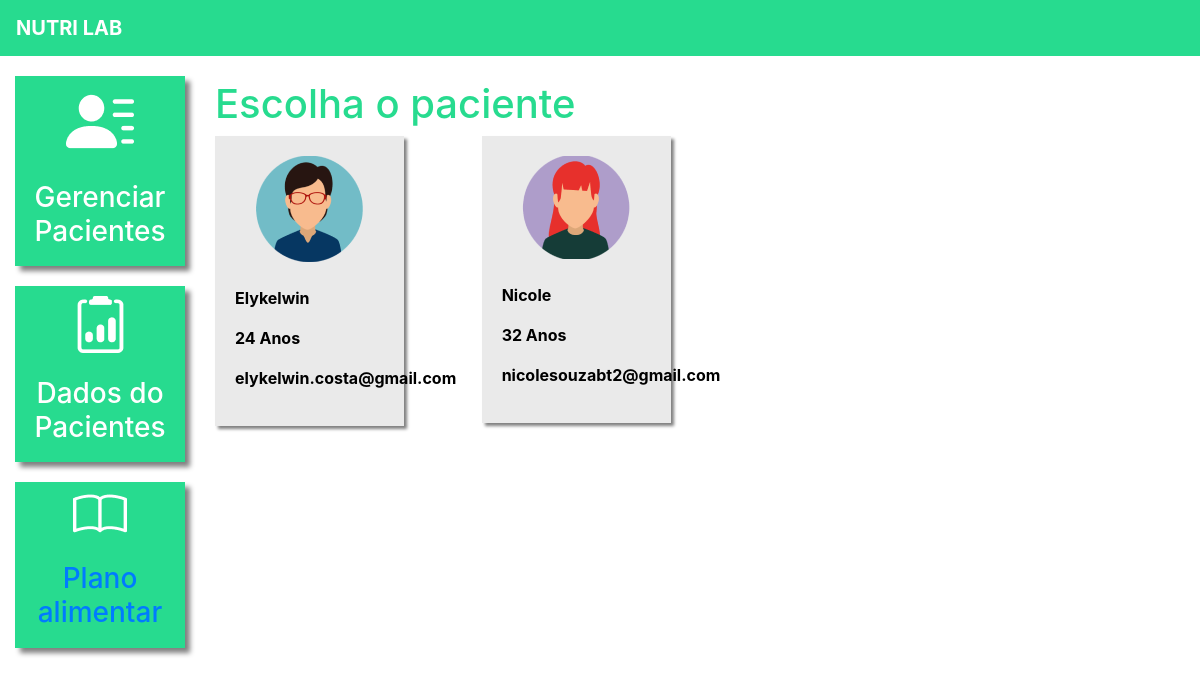
The page /plano_alimentar_listar/ (signed in) on the database its author committed.
### plataforma/models.py (models this page shows, shortened)
class Pacientes(models.Model):
    choices_sexo = (('F', 'Feminino'),
                    ('M', 'Maculino'))
    nome = models.CharField(max_length=50)
    sexo = models.CharField(max_length=1, choices=choices_sexo)
    idade = models.IntegerField()
    email = models.EmailField()
    telefone = models.CharField(max_length=19)
    nutri = models.ForeignKey(User, on_delete=models.CASCADE)

### plataforma/views.py (the view)
# urls.py: path('plano_alimentar_listar/', views.plano_alimentar_listar, name="plano_alimentar_listar"),
def plano_alimentar_listar(request):
    if request.method == "GET":
        pacientes = Pacientes.objects.filter(nutri=request.user)
        return render(request, 'plano_alimentar_listar.html', {'pacientes': pacientes})

### plataforma/templates/plano_alimentar_listar.html (shortened to what this page needs)
{% extends 'base_plataforma.html' %}
{% load static %}
{% block 'plataforma' %}
    <br>
	<h1 class="titulo">Escolha o paciente</h1>
    <div  class="row">
        {% for paciente in pacientes%}
            <div class="col-md-4">
                <a href="{% url 'plano_alimentar' paciente.id %}" class="link-hover">
                    <div class="card-paciente">
                        <div class="foto-perfil">
                            {% if paciente.sexo == "M"%}
                                <img src="{% static 'plataforma/img/perfil2.png' %}">
                            {% else %}
                                <img src="{% static 'plataforma/img/perfil1.png' %}">
                            {% endif %}
                        </div>
                        <br>
                        <p class="dados">{{paciente.nome}}</p>
                        <p class="dados">{{paciente.idade}} Anos</p>
                        <p class="dados">{{paciente.email}}</p>
                    </div>
                </a>
            </div>
        {% endfor %}
    </div>
{% endblock%}

### templates/static/plataforma/css/css.css (style rules this page uses)
.titulo { color: #27DB8F; }
.card-paciente { background-color: #EAEAEA; width: 80%; box-shadow: 3px 3px 3px gray; padding: 20px; color: black; }
.foto-perfil { text-align: center; }
.dados { font-weight: bold; }

### rows shown on the page
Pacientes: nome "Elykelwin", idade "24", email "elykelwin.costa@gmail.com"
Pacientes: nome "Nicole", idade "32", email "nicolesouzabt2@gmail.com"
